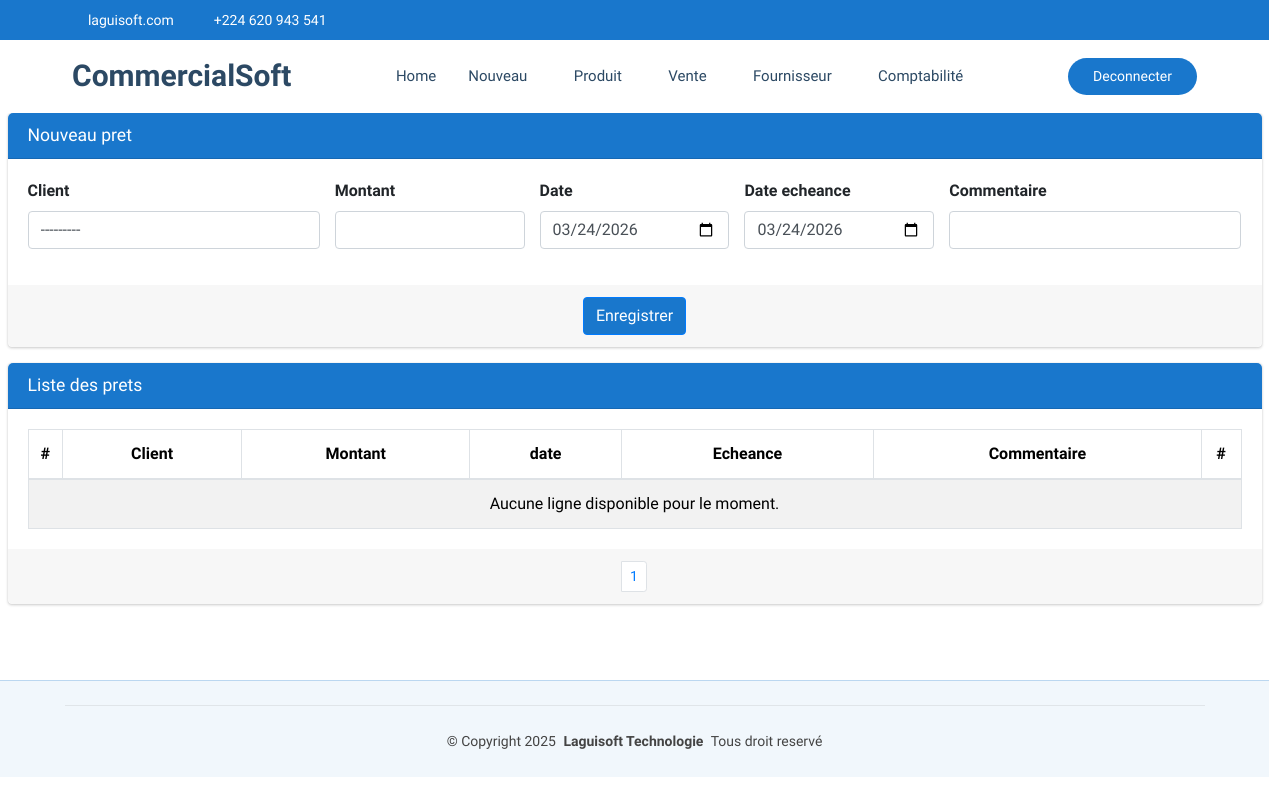
The app's page /commerce/commerce/pret/Client (signed in), older data.
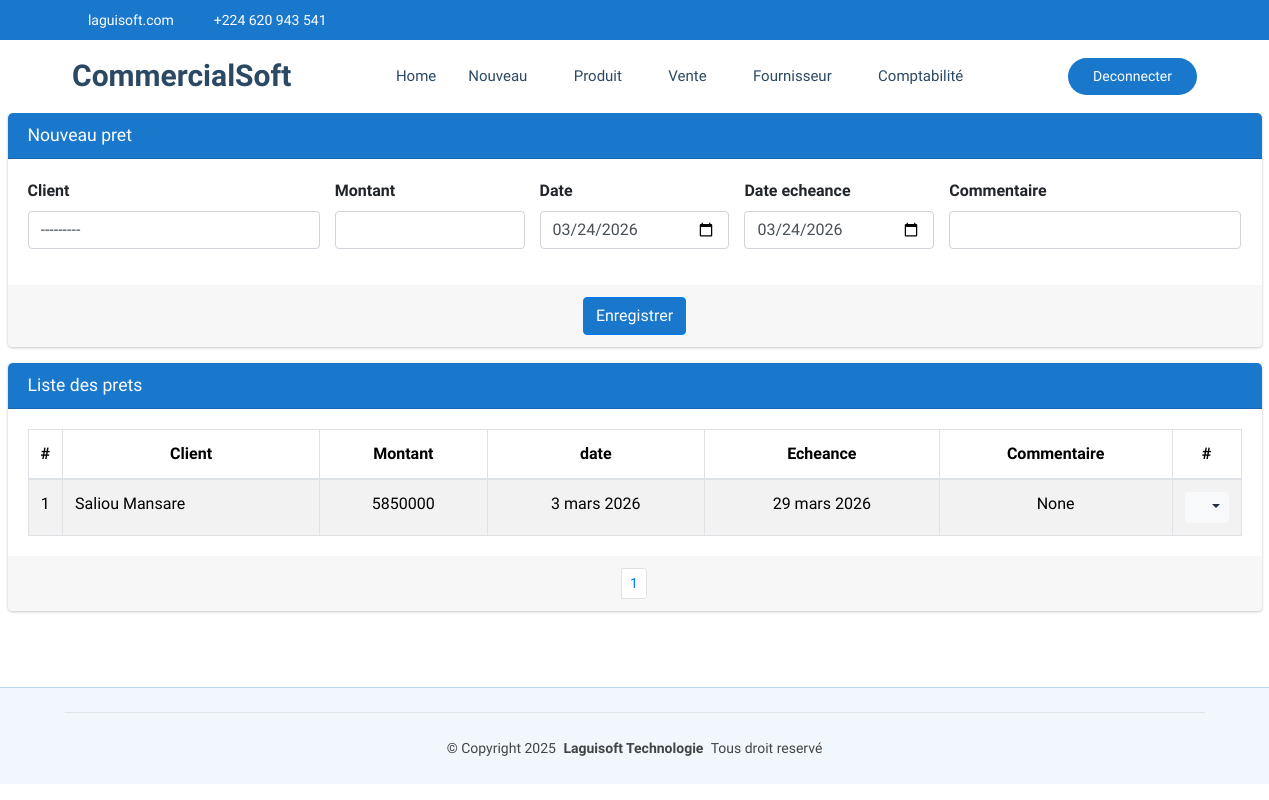
The same page, newer data.
### CommercialSoft/models.py (models this page shows)
class PretClient(models.Model):
    client=models.ForeignKey(Client, on_delete=models.SET_NULL, null=True, related_name='prets')
    montant=models.BigIntegerField()
    date=models.DateField(default=timezone.now)
    dateEcheance=models.DateField(default=timezone.now)
    payer=models.CharField(max_length=5, choices=[('Non','Non'),('Oui','Oui')], default='Non')
    commande=models.ForeignKey(Commande, on_delete=models.SET_NULL, null=True, blank=True)
    user=models.ForeignKey(settings.AUTH_USER_MODEL, on_delete=models.PROTECT)
    commentaire=models.CharField(max_length=50, null=True, blank=True)

class Client(models.Model):
    societe=models.ForeignKey(Societe, on_delete=models.CASCADE, null=True)
    nom=models.CharField(max_length=70, unique=True)
    telephone=models.CharField(max_length=20,null=True,blank=True)
    adresse=models.CharField(max_length=30, null=True, blank=True)
    email=models.EmailField(max_length=50, null=True, blank=True)
    matricule=models.CharField(max_length=20,null=True, blank=True)
    pourcentage=models.PositiveSmallIntegerField()
    detteMaximale=models.PositiveBigIntegerField()
    def __str__(self):
        return self.nom

### CommercialSoft/views.py (the view)
# urls.py: path('commerce/pret/Client', views.pretClient_list_create,name="commerce_pretClient"),
@login_required
def pretClient_list_create(request):
    if request.method == "POST":
        form = detteClientForm(request.POST)
        if form.is_valid():
            dette = form.save(commit=False)
            dette.user=request.user
            dette.save()  # Sauvegarder après modification
            messages.success(request, "pret créée avec succès !")
            return redirect('commerce_pretClient')
        else:
            messages.error(request, "Erreur lors de la création de la pret.")
    else:
        form = detteClientForm()
    pret = PretClient.objects.all().order_by('-date')
    paginator = Paginator(pret, 15)
    page = request.GET.get('page')
    paginated_depense = paginator.get_page(page)
    return render(request, 'CommercialSoft/pretClient.html', {'form': form,'listes': paginated_depense})

### CommercialSoft/forms.py
class detteClientForm(forms.ModelForm):
    class Meta:
        model = PretClient
        fields = ['client', 'montant', 'date','dateEcheance','commentaire']
        widgets = {
            'client': forms.Select(attrs={'class': 'form-control select2bs4', "id":"idClient"}),
            'montant': forms.NumberInput(attrs={'class': 'form-control'}),
            'date': forms.DateInput(attrs={'class': 'form-control', 'type': 'date', 'id':'idDate'}),
            'dateEcheance': forms.DateInput(attrs={'class': 'form-control', 'type': 'date', 'id':'idDateEch'}),
            'commentaire': forms.TextInput(attrs={'class': 'form-control'}),
        }

### CommercialSoft/templates/CommercialSoft/pretClient.html (shortened to what the changed rows need)
{% extends "CommercialSoft/starter-page.html" %}
{% load static %}
{% block css %}
    <link rel="stylesheet" href="{% static 'autre/plugins/fontawesome-free/css/all.min.css' %}">
    <link rel="stylesheet" href="https://code.ionicframework.com/ionicons/2.0.1/css/ionicons.min.css">
  <link rel="stylesheet" href="{% static 'autre/plugins/sweetalert2-theme-bootstrap-4/bootstrap-4.min.css' %}">
    <link rel="stylesheet" href="{% static 'autre/dist/css/adminlte.min.css' %}">
    <link rel="stylesheet" href="{% static 'autre/plugins/toastr/toastr.min.css' %}">
{% endblock %}
{% block corp %}
<section class="content pt-0">
  <div class="container-fluid">
    <div class="row">
      <div class="col-md-12">
        <div class="card card-primary">
            <div class="card-body">
              <table class="table table-bordered table-hover table-striped">
                <thead>
                  <tr>
                    <th style="width: 10px" class="text-center">#</th>
                    <th class="text-center">Client</th>
                    <th class="text-center">Montant</th>
                    <th class="text-center">date</th>
                    <th class="text-center">Echeance</th>
                    <th class="text-center">Commentaire</th>
                    <th style="width: 40px" class="text-center">#</th>
                  </tr>
                </thead>
                <tbody>
                  {% if listes %}
                    {% for liste in listes %}
                      <tr>
                        <td class="text-center">{{liste.id}}</td>
                        <td>{{liste.client.nom}}</td>
                        <td class="text-center">{{liste.montant}}</td>
                        <td class="text-center">{{liste.date}}</td>
                        <td class="text-center">{{liste.dateEcheance}}</td>
                        <td class="text-center">{{liste.commentaire}}</td>
                        <td class="text-center">
                          <div class="btn-group">
                            <button type="button" class="btn btn-sm btn-light dropdown-toggle" data-toggle="dropdown" aria-expanded="false">
                              <i class="fas fa-cogs"></i>
                            </button>
                          </div>
                        </td>
                      </tr>
                    {% endfor %}
                  {% else %}
                    <tr>
                      <td colspan="14" class="text-center">Aucune ligne disponible pour le moment.</td>
                    </tr>
                  {% endif %}
                </tbody>
              </table>
            </div>
            <div class="card-footer clearfix">
              <ul class="pagination pagination-sm m-0 justify-content-center">
                <li class="page-item">
                  {% for num in listes.paginator.page_range %}
                    {% if listes.number == num %}
                      <li class="page-item"><a class="page-link" href="">{{ num }}</a></li>
                    {% else %}
                      <li class="page-item"><a class="page-link" href="?page={{ num }}">{{ num }}</a></li>
                    {% endif %}
                  {% endfor %}
              </ul>
            </div>
          </div>
      </div>
    </div>
  </div>
</section>
  {% endblock %}

Row changes from the older to the newer data that the page shows:
added PretClient: id "1", client.nom "Saliou Mansare", montant "5850000", date "3 mars 2026", dateEcheance "29 mars 2026", commentaire "None"
Text that changed along with them:
text no longer shown: "Aucune ligne disponible pour le moment."
